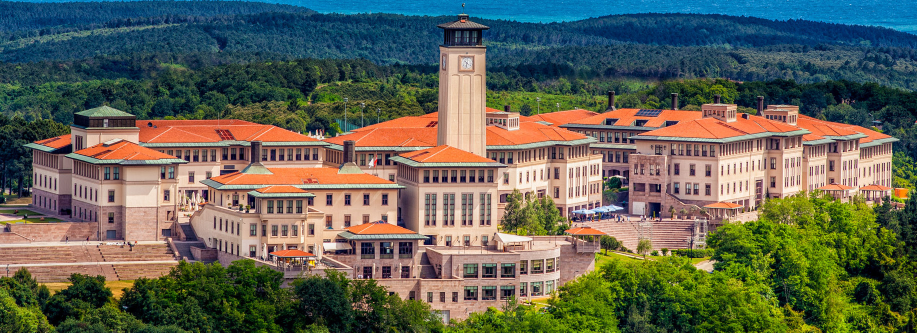
%> input picture TwoPC_Setup/TX_PC/ku.jpg, 1834 x 665 px (shown at 1/2 size)
$ octave --eval "result = twopc_frame_contract;"   (GNU Octave 9; MATLAB toolbox functions it lacks are replaced by stand-ins)
%> lines starting %> are read from the running program, lines starting %| are printed output that depends on the picture
### TwoPC_Setup/RX_PC/src/img2bits420.m
%% =========================================================================
%  FILE:     img2bits420.m
%  PROJECT:  PS-OFDM vs PS-AFDM live USRP demo  --  V1, 26 Aug 2026
%  AUTHORS:  Dr. Hyeon Seok Rou  |  Chloe (Claude Code)
% --------------------------------------------------------------------------
%  PURPOSE:
%    Forward pixel mapping for the webcam demo: RGB image -> bit vector at
%    6 bits/px average via BT.601 YCbCr, 4:2:0 chroma subsampling, 4-bit
%    quantization per plane sample. One 72x72 canvas fits one 64-QAM
%    matched AFDM frame (31,104 <= 31,824 bits).
%  INPUTS:
%    rgb : uint8 SxSx3, S even, full-range 0..255
%  OUTPUTS:
%    b      : double column vector, 6*S^2 bits in {0,1}
%    planes : struct .Yq (SxS), .Cbq, .Crq ((S/2)x(S/2)) uint8 0..15 --
%             quantized-lattice view for exactness testing
% =========================================================================
function [b, planes] = img2bits420(rgb)

S = size(rgb, 1);
assert(size(rgb,2) == S && size(rgb,3) == 3 && mod(S,2) == 0, ...
    'img2bits420: expected even-sided square RGB, got %dx%dx%d', ...
    size(rgb,1), size(rgb,2), size(rgb,3));
R = double(rgb(:,:,1)); G = double(rgb(:,:,2)); B = double(rgb(:,:,3));

% 1. full-range BT.601 (Eqs. wc-y, wc-c)
Y  = 0.299*R + 0.587*G + 0.114*B;
Cb = 128 + 0.564*(B - Y);
Cr = 128 + 0.713*(R - Y);

% 2. chroma 2x2 block mean (4:2:0)
blk = @(P) (P(1:2:end,1:2:end) + P(2:2:end,1:2:end) + ...
            P(1:2:end,2:2:end) + P(2:2:end,2:2:end)) / 4;
Cb = blk(Cb);  Cr = blk(Cr);

% 3. 4-bit quantization
q = @(P) uint8(min(max(floor(P/16), 0), 15));
planes = struct('Yq', q(Y), 'Cbq', q(Cb), 'Crq', q(Cr));

% 4. pack plane-major, sample-major, 4-bit MSB-first
v = double([planes.Yq(:); planes.Cbq(:); planes.Crq(:)]);
b = reshape(int2bit(v, 4), [], 1);
end

### TwoPC_Setup/RX_PC/src/combofdm_params.m
%% =========================================================================
%  FILE:     combofdm_params.m
%  PROJECT:  PS-OFDM vs PS-AFDM live USRP demo  --  V1, 26 Aug 2026
%  AUTHORS:  Dr. Hyeon Seok Rou  |  Chloe (Claude Code)
% --------------------------------------------------------------------------
%  PURPOSE:
%    Single source of truth for the comb-pilot PS-OFDM frame: interleaved
%    pilots in EVERY symbol and per-symbol channel estimation, the OFDM
%    counterpart of the embedded-pilot (EPA) PS-AFDM frame.
%  INPUTS:
%    N       : 64 or 256 (default 64)
%    profile : 'native' (default, prior behaviour bit-exact) or
%              'matched' (N = 256 only)
%  OUTPUTS:
%    prm : struct — sampling/preamble/STF as stage5_params, c1 = c2 = 0,
%          .pilotStep.pilotBins .nullBins .dataBins (0-based) .nBack .Nsym
% =========================================================================
function prm = combofdm_params(N, profile)

if nargin < 1 || isempty(N), N = 64; end
if nargin < 2 || isempty(profile), profile = 'native'; end
assert(any(N == [64 256]), 'combofdm_params: N must be 64 or 256');
assert(any(strcmp(profile, {'native','matched'})), ...
    'combofdm_params: profile must be ''native'' or ''matched''');
assert(~strcmp(profile,'matched') || N == 256, ...
    'matched profile: N = 256 only');

% sampling + preamble + STF: identical to stage5_params (sample-level)
prm.fs    = 1e6;
prm.M     = 5;
prm.beta  = 0.35;
prm.span  = 10;                      % preamble RRC span (sync front end)
prm.Nzc   = 139;
prm.u     = 25;
prm.gd    = prm.span * prm.M / 2;
prm.useSTF  = false;
prm.stfNzc  = 16;
prm.stfU    = 7;
prm.stfNrep = 10;
prm.stfLs   = prm.stfNzc * prm.M;

% OFDM core (matched framework)
prm.Nfft = N;
prm.Ncp  = 16;
prm.c1   = 0;
prm.c2   = 0;
if strcmp(profile, 'matched')        % window discipline = EPA matched
    prm.ellmax = 3;  prm.nBack = 2;  prm.kernelSpan = 2;
    prm.pilotStep = 8;               % Np = 32 (comb unchanged)
elseif N == 64
    prm.ellmax = 2;  prm.nBack = 2;  prm.kernelSpan = 2;
    prm.pilotStep = 4;               % Np = 16 >= 2+2+2+1... see assert
else
    prm.ellmax = 4;  prm.nBack = 4;  prm.kernelSpan = 4;
    prm.pilotStep = 8;               % Np = 32
end
prm.profile = profile;
Np = N / prm.pilotStep;
% alias-free comb: causal tap support (after backoff) must fit the window
assert(prm.nBack + prm.ellmax + prm.kernelSpan + 1 <= Np, ...
    'comb too sparse for the channel support');
prm.pilotBins = (0 : prm.pilotStep : N-1).';          % 0-based
% matched profile: null |Z| - Np = 3 data bins so both waveforms carry
% exactly 221 data + 35 non-data REs per symbol.
% PLACEMENT: bins 125-127 sit at the +band edge (97.7-99.2 kHz of the
% 100 kHz chip Nyquist), so the notch merges into the RRC transition
% band. First choice 253-255 (= -3..-1 bins) carved a visible ~2 kHz
% dip at BAND CENTER in the measured spectra -- moved. Not pilots
% (120/128 are); nulls stay zero in the build and are excluded from
% dataBins, so CE/equalizer/demap never see them.
if strcmp(profile, 'matched')
    prm.nullBins = (125:127).';
else
    prm.nullBins = zeros(0,1);
end
prm.dataBins  = setdiff((0:N-1).', [prm.pilotBins; prm.nullBins]);

% receiver standard practice: tap-support
% truncation (CE noise x S/Np = 8/32 = -6 dB) + per-bin MMSE label.
% Matched profile ON; native/legacy OFF -> prior behaviour bit-exact.
prm.ceTrunc = strcmp(profile, 'matched');
if strcmp(profile, 'matched'), prm.eqMode = 'mmse'; else, prm.eqMode = 'zf'; end

prm.Nsym     = 9;                    % every symbol: comb + data
prm.NsymData = prm.Nsym;

prm.modType  = 'qam';
prm.modOrder = 16;
prm.bps      = log2(prm.modOrder);

end

### TwoPC_Setup/RX_PC/src/stage5_params.m
%% =========================================================================
%  FILE:     stage5_params.m
%  PROJECT:  PS-OFDM vs PS-AFDM live USRP demo  --  V1, 26 Aug 2026
%  AUTHORS:  Dr. Hyeon Seok Rou  |  Chloe (Claude Code)
% --------------------------------------------------------------------------
%  PURPOSE:
%    Single source of truth for the embedded-pilot (EPA) PS-AFDM frame,
%    with a per-symbol pilot. Two configurations selected by N: N = 64
%    "moderate" and N = 256 "comfortable", plus the 'matched' profile
%    (N = 256 only) whose guards are shrunk to an indoor channel so that
%    the frame resource-matches the comb-pilot PS-OFDM exactly (221 data
%    bins, pilot energy 32). Per-symbol channel estimation removes any
%    need for cross-symbol channel prediction.
%  INPUTS:
%    N       : 64 (default) or 256
%    profile : 'native' (default, prior behaviour bit-exact) or
%              'matched' (N = 256 only)
%  OUTPUTS:
%    prm : struct — sampling/preamble/STF as stage4_params, plus EPA:
%          .zoneLen.p0 .dataBins (0-based) .Ap .pilotFrac .kernelSpan
%          .roL (readout lattice bin list) .noiseBins (0-based)
% =========================================================================
function prm = stage5_params(N, profile)

if nargin < 1 || isempty(N), N = 64; end
if nargin < 2 || isempty(profile), profile = 'native'; end
assert(any(N == [64 256]), 'stage5_params: N must be 64 or 256');
assert(any(strcmp(profile, {'native','matched'})), ...
    'stage5_params: profile must be ''native'' or ''matched''');
assert(~strcmp(profile,'matched') || N == 256, ...
    'matched profile: N = 256 only (fmax = 1 zone >= 45%% at N = 64)');

% sampling + preamble + STF: identical to Stage 4 (sample-level, N-blind)
prm.fs    = 1e6;
prm.M     = 5;                       % chips at 200 kchip/s (band rule)
prm.beta  = 0.35;
prm.span  = 10;                      % preamble RRC span (sync front end)
prm.Nzc   = 139;
prm.u     = 25;
prm.gd    = prm.span * prm.M / 2;
prm.useSTF  = false;                 % two-radio scripts set true
prm.stfNzc  = 16;
prm.stfU    = 7;
prm.stfNrep = 10;
prm.stfLs   = prm.stfNzc * prm.M;

% EPA core (table)
prm.Nfft = N;
prm.Ncp  = 16;
if strcmp(profile, 'matched')        % N = 256, resource-matched to comb
    prm.fmax = 1;  prm.xi = 0;  prm.ellmax = 3;
    prm.nBack = 2;  prm.kernelSpan = 2;
elseif N == 64                       % "moderate"
    prm.fmax = 0;  prm.xi = 1;  prm.ellmax = 2;
    prm.nBack = 2;  prm.kernelSpan = 2;
else                                 % N = 256, "comfortable"
    prm.fmax = 1;  prm.xi = 1;  prm.ellmax = 4;
    prm.nBack = 4;  prm.kernelSpan = 4;
end
prm.profile = profile;
prm.c1 = (2*(prm.fmax + prm.xi) + 1) / (2*prm.Nfft);
prm.c2 = 1 / (2*pi*prm.Nfft);
assert(mod(2*prm.Nfft*prm.c1, 2) == 1, 'CPP == CP needs 2N*c1 odd');
assert(prm.nBack >= prm.kernelSpan && ...
       prm.nBack + prm.ellmax + prm.kernelSpan <= prm.Ncp, ...
       'backoff budget violated');

% exclusion zone Z = [0, zoneLen-1], pilot at p0, data on the rest
s    = 2*(prm.fmax + prm.xi) + 1;    % ridge strip
xif  = prm.fmax + prm.xi;
leff = prm.ellmax + prm.nBack;
qmax = s*leff + xif;
prm.zoneLen  = 2*s*leff + 4*xif + 1;
assert(prm.zoneLen < prm.Nfft, 'exclusion zone must leave data bins');
prm.p0       = qmax + xif;
prm.dataBins = (prm.zoneLen : prm.Nfft-1).';          % 0-based
% readout lattice (bins carrying pilot path energy) + zone noise bins
[lq, fq] = meshgrid(0:leff, -prm.fmax:prm.fmax);
prm.roL = mod(prm.p0 - (s*lq(:) - fq(:)), prm.Nfft);
assert(all(prm.roL < prm.zoneLen), 'readout lattice must lie inside Z');
% NOTE: the zone's non-readout bins are NOT noise-only (data shifted by
% q lands there legitimately); the receiver estimates noise from the
% pre-burst window instead (stage5_afdm_rx step 3a).

% pilot power: fraction rho of symbol power. SWEPT 2026-08-13 (0.05..0.40,
% 30 + 12 dB, tau = 0.40 channel): N = 256 flat-optimal at 0.15-0.20; the
% N = 64 config is pilot-limited at low SNR (5-point lattice, 35 data
% bins) with its knee at 0.30 (12 dB: EVM 18.7 -> 17.6 %, BER 5.3e-3;
% 30 dB: 6.43 -> 6.31 % -- better at BOTH).
% matched profile instead matches the COMB pilot energy exactly:
% Ap^2 = Np = 32 unit-power comb pilots -> rho = 32/253 (power match);
% data 221 / non-data 35 REs equal on both sides
% (comb nulls 3 bins), so data, pilot, and total energies match term by term.
Nd = numel(prm.dataBins);
if strcmp(profile, 'matched')
    NpComb = N / 8;                  % combofdm_params pilotStep = 8
    prm.pilotFrac = NpComb / (NpComb + Nd);
elseif N == 64
    prm.pilotFrac = 0.3;
else
    prm.pilotFrac = 0.2;
end
prm.Ap = sqrt(prm.pilotFrac/(1-prm.pilotFrac) * Nd);

% frame: EVERY symbol carries pilot + data (no dedicated pilot symbol)
prm.Nsym     = 9;                    % production airtime convention
prm.NsymData = prm.Nsym;             % all symbols carry data

% payload
prm.modType  = 'qam';
prm.modOrder = 16;
prm.bps      = log2(prm.modOrder);

end

### TwoPC_Setup/TX_PC/src/twopc_frame_contract.m
%% =========================================================================
%  FILE:     twopc_frame_contract.m
%  PROJECT:  PS-OFDM vs PS-AFDM live USRP demo  --  V1, 26 Aug 2026
%  AUTHORS:  Dr. Hyeon Seok Rou  |  Chloe (Claude Code)
% --------------------------------------------------------------------------
%  PURPOSE:
%    Deterministic frame contract shared by the TX PC and the RX PC. Both
%    hosts run this file on the same image file and obtain bit-identical
%    parameters, payload bits, transmit frames and reference structs, so
%    the receiver regenerates its ground truth locally and no backchannel
%    between the two PCs is needed.
%
%    Frame geometry: matched profile N = 256, 16-QAM, 48 symbols per frame
%    -> 42,432 bits, which carries one 84x84 image (4:2:0, 42,336 bits)
%    plus 96 pad bits. The PS-AFDM section uses Zadoff-Chu root 34 and the
%    PS-OFDM section root 25, so each receiver locks onto its own burst
%    inside one shared capture. Payload is scrambled with a fixed PN
%    sequence (seed 46) so transmit power does not depend on image content.
%
%  INPUTS:
%    imgFile : image file name, default 'ku.jpg'. MUST be identical on
%              both PCs -- it defines the payload.
%    imgDir  : folder holding the image, default = parent of src/
%  OUTPUTS:
%    C : struct -- .prmO .prmA (params), .refO .refA (receiver references),
%        .xO .xA (baseband frames), .bits (scrambled payload), .pn,
%        .rgb (84x84x3 uint8, image as transmitted), .S, .nPad, .imgFile
%
%  DEPENDENCIES:
%    combofdm_params, stage5_params, combofdm_build, stage5_afdm_build,
%    img2bits420, bits2img420  |  imread (MATLAB core)
% =========================================================================
function C = twopc_frame_contract(imgFile, imgDir)

if nargin < 1 || isempty(imgFile), imgFile = 'ku.jpg'; end
if nargin < 2 || isempty(imgDir)
    imgDir = fileparts(fileparts(mfilename('fullpath')));
end
imgPath = fullfile(imgDir, imgFile);
assert(exist(imgPath, 'file') == 2, ...
    'twopc_frame_contract: image not found: %s', imgPath);

% 1. params -- matched profile, two-radio STF on, long frames, split roots
prmO = combofdm_params(256, 'matched');
prmA = stage5_params(256, 'matched');
prmO.useSTF = true;   prmA.useSTF = true;
prmO.Nsym = 48;  prmO.NsymData = 48;
prmA.Nsym = 48;  prmA.NsymData = 48;
prmA.u = 34;                          % AFDM section ZC root (OFDM keeps 25)
nBits = prmO.bps * numel(prmO.dataBins) * prmO.Nsym;
assert(nBits == prmA.bps * numel(prmA.dataBins) * prmA.Nsym, ...
    'matched frames must carry identical bit counts');

% 2. image -> 84x84 canvas (center crop + nearest neighbour, no toolbox)
S = 84;
assert(6*S^2 <= nBits, 'bit budget violated: %d > %d', 6*S^2, nBits);
raw = imread(imgPath);
%> raw is the input picture: size 665x1834x3 uint8; mean R, G, B 98.6, 100.3, 85.4
if size(raw,3) == 1, raw = repmat(raw, 1, 1, 3); end
sz = [size(raw,1), size(raw,2)];  c = min(sz);
%> after `sz = [size(raw,1), size(raw,2)]`: sz = [665 1834]
%> after `c = min(sz)`: c = 665
r0 = floor((sz(1)-c)/2);  c0 = floor((sz(2)-c)/2);
%> after `r0 = floor((sz(1)-c)/2)`: r0 = 0
%> after `c0 = floor((sz(2)-c)/2)`: c0 = 584
sq = raw(r0+(1:c), c0+(1:c), :);
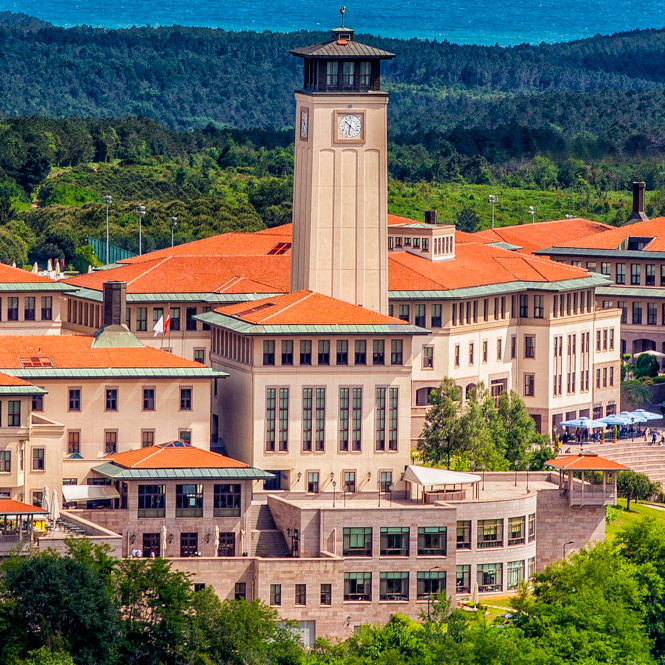
%> sq: size 665x665x3 uint8; mean R, G, B 114.9, 110.5, 96
ii = round(linspace(1, c, S));
%> ii = 84 values from 1 to 665
img84 = sq(ii, ii, :);
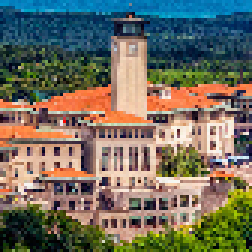
%> img84: size 84x84x3 uint8 (shown 3 times larger); mean R, G, B 113.6, 110, 95.7

% 3. bits: map, pad, scramble (fixed seed 46 -- part of the contract)
b    = img2bits420(img84);
%> in img2bits420, `R = double(rgb(:,:,1))`:
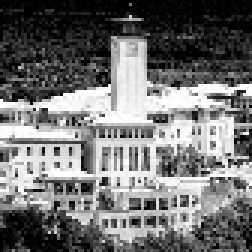
%> R: size 84x84 double (shown 3 times larger); min 0, max 255, mean 113.6
%> in img2bits420, `B = double(rgb(:,:,3))`:
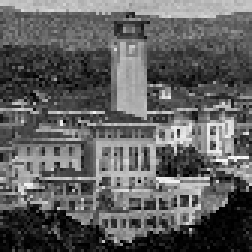
%> B: size 84x84 double (shown 3 times larger); min 0, max 254, mean 95.7
%> in img2bits420, `Y  = 0.299*R + 0.587*G + 0.114*B;`:
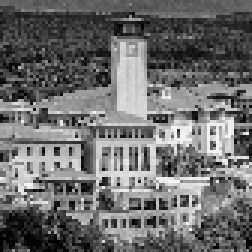
%> Y: size 84x84 double (shown 3 times larger); min 0, max 247.2, mean 109.5
%> in img2bits420, `Cb = 128 + 0.564*(B - Y);`:
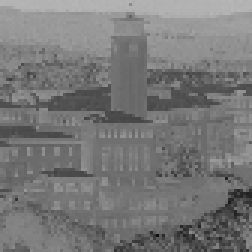
%> Cb: size 84x84 double (shown 3 times larger); min 14.76, max 182.7, mean 120.3
%> in img2bits420, `Cr = blk(Cr)`:
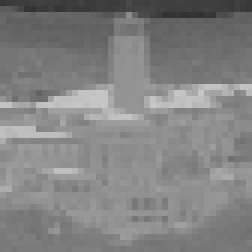
%> Cr: size 42x42 double (shown 6 times larger); min 49.81, max 199.2, mean 131
%> the run ends on the next line
nPad = nBits - numel(b);
rs   = RandStream('mt19937ar', 'Seed', 46);
pn   = randi(rs, [0 1], nBits, 1);
bits = double(xor([b; zeros(nPad,1)], pn));

% 4. frames
[xO, refO] = combofdm_build(bits, prmO);
[xA, refA] = stage5_afdm_build(bits, prmA);

C = struct('prmO',prmO, 'prmA',prmA, 'refO',refO, 'refA',refA, ...
    'xO',xO, 'xA',xA, 'bits',bits, 'pn',pn, ...
    'rgb',bits2img420(b, S), 'S',S, 'nPad',nPad, 'imgFile',imgFile);

end
